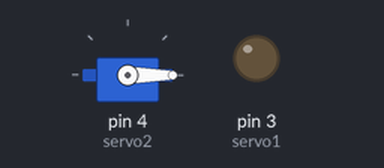
Recording of a sketch running on a simulated Arduino Uno, built with avr-gcc and run on an emulated ATmega328P. Shown: servo, output pins drawn as LEDs (lit = HIGH).

Above: at 0.05 s.
At 4.0 s:
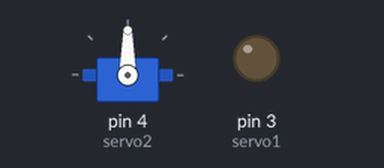
Timing chart, 0 to 5.2 s (numbered marks = the images above):
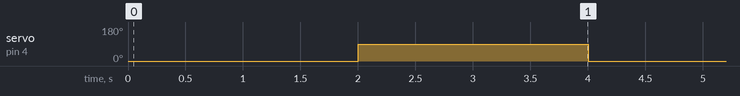

The sketch:

duoji_new_.ino
```cpp
#include <Servo.h>
#define servo1 3
//#define servo2 4
#define servo3 5

//Servo servo1;
Servo servo2;
//Servo servo3;

void setup()
{
  pinMode(servo1,OUTPUT);
//  servo1.attach(3);
//  pinMode(servo2,OUTPUT);
  servo2.attach(4);
//  pinMode(servo3,OUTPUT);
//  servo3.attach(5);
}

void loop()
{
  digitalWrite(servo1,0);
//  servo1.write(85);
//  delay(1000);
//  servo1.write(20);
//  delay(1000);

//  digitalWrite(servo2,0);
  servo2.write(0);
  delay(2000);
  servo2.write(90);
  delay(2000);

  digitalWrite(servo3,0);
//  servo3.write(60);
//  delay(1000);
//  servo3.write(120);
//  delay(1000);


}
```

Measured:
- by itself, servo on pin 4 (servo2): alternates 90° for 2.0 s and 0° for 2.0 s
